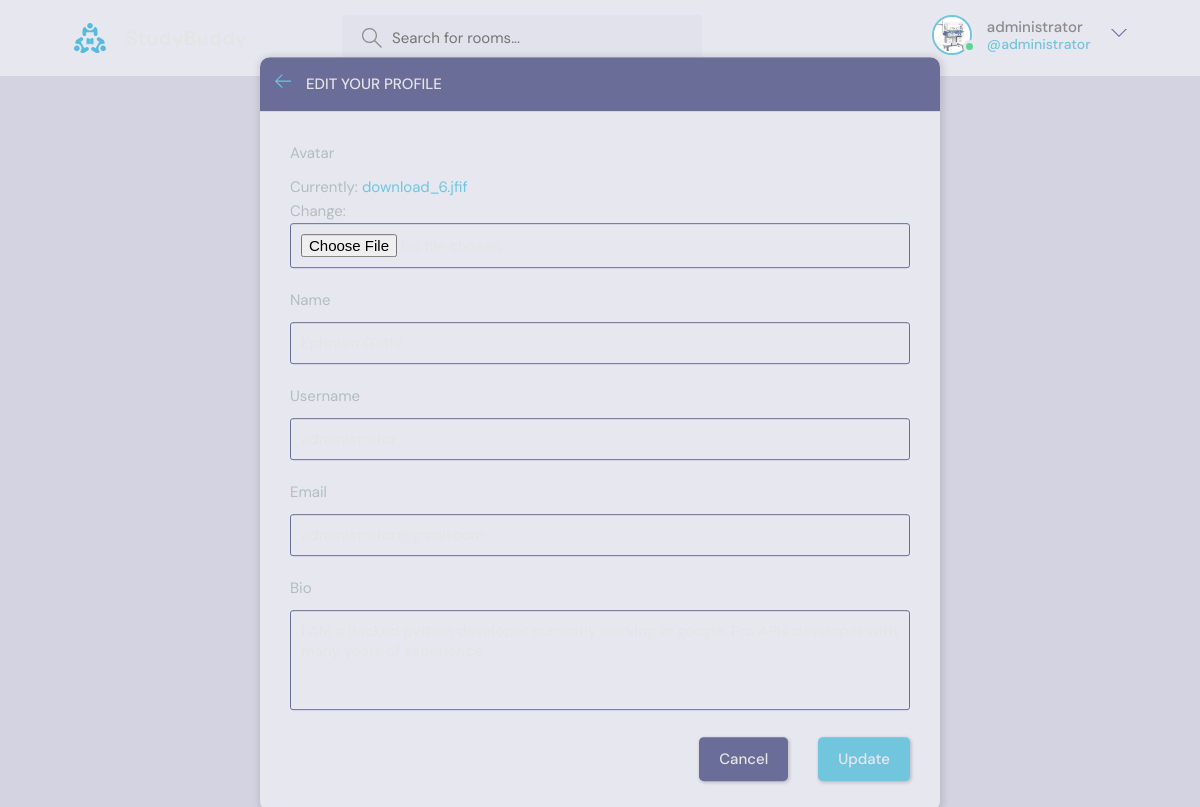
The page /update-user/ (signed in) on the database its author committed.
### base/models.py (models this page shows)
class User(AbstractUser):
    name = models.CharField(max_length=200,null=True)
    email = models.EmailField(unique=True,null=True)
    bio = models.TextField(null=True)
    avatar =  models.ImageField(null=True,default="avatar.svg")
    REQUIRED_FIELDS = []

### base/views.py (the view)
# urls.py: path('update-user/',updateUser,name='update-user'),
@login_required(login_url='login')
def updateUser(request):
    user = request.user
    form = UserForm(instance=user)
    if request.method == 'POST':
        form = UserForm(request.POST,request.FILES,instance=user)
        if form.is_valid():
            form.save()
            return redirect('user-profile',pk = user.id)
    return render(request,'base/edit-user.html',{'form':form})

### base/forms.py
class UserForm(ModelForm):
    class Meta:
        model = User
        fields = ['avatar','name','username','email','bio']

### base/templates/base/edit-user.html (shortened to what this page needs)
{% extends 'main.html' %}
{% block content %}
    <main class="update-account layout">
        <div class="container">
            <div class="layout__box">
                <div class="layout__boxHeader">
                    <div class="layout__boxTitle">
                        <a href="{% url 'home' %}">
                            <svg version="1.1" xmlns="http://www.w3.org/2000/svg" width="32" height="32"
                                viewBox="0 0 32 32">
                                <title>arrow-left</title>
                                <path
                                    d="M13.723 2.286l-13.723 13.714 13.719 13.714 1.616-1.611-10.96-10.96h27.625v-2.286h-27.625l10.965-10.965-1.616-1.607z">
                                </path>
                            </svg>
                        </a>
                        <h3>Edit your profile</h3>
                    </div>
                </div>
                <div class="layout__body">
                    <form class="form" action="" method="post" enctype="multipart/form-data">
                      {% for field in form %}
                        <div class="form__group">
                            <label for="profile_pic">{{field.label}}</label>
                         {{field}}
                        </div>
                      {% endfor %}
                        <div class="form__action">
                            <a class="btn btn--dark" href="index.html">Cancel</a>
                            <button class="btn btn--main" type="submit">Update</button>
                        </div>
                    </form>
                </div>
            </div>
        </div>
    </main>
 {% endblock content %}

### templates/navbar.html (shortened to what this page needs)
{% load static %}
<header class="header header--loggedIn">
    <div class="container">
      <a href="{% url 'home' %}" class="header__logo">
        <img src="{% static 'images/logo.svg' %}" />
        <h1>StudyBuddy</h1>
      </a>
      <form class="header__search" method="get" action="{% url 'home' %}">
        <label>
          <input type="text" name="q" placeholder="Search for rooms..." />
        </label>
      </form>
      <nav class="header__menu">
        {% if request.user.is_authenticated %}
        <div class="header__user">
          <a href="{% url 'update-user' %}">
            <div class="avatar avatar--medium active">
              <img src="{{request.user.avatar.url}}" />
            </div>
            <p>{{request.user.username}} <span>@{{request.user.username}}</span></p>
          </a>
          <button class="dropdown-button">
            <svg version="1.1" xmlns="http://www.w3.org/2000/svg" width="32" height="32" viewBox="0 0 32 32">
              <title>chevron-down</title>
              <path d="M16 21l-13-13h-3l16 16 16-16h-3l-13 13z"></path>
            </svg>
          </button>
        </div>
        {% else %}
        <a href="{% url 'login' %}">
          <img src="{% static 'images/avatar.svg' %}" />
          <p>Login</p>
        </a>
        {% endif %}
      </nav>
    </div>
  </header>

### rows shown on the page
User: user.avatar (picture), user.username "administrator", form "Ephraim Gethi" "administrator" "administrator@gmail.com" "I AM a Backed python developer currently working at google. Pro APIs developer with many years of experience"

### other values the page prints
{{ field.label }} "Avatar" "Name" "Username" "Email" "Bio"
